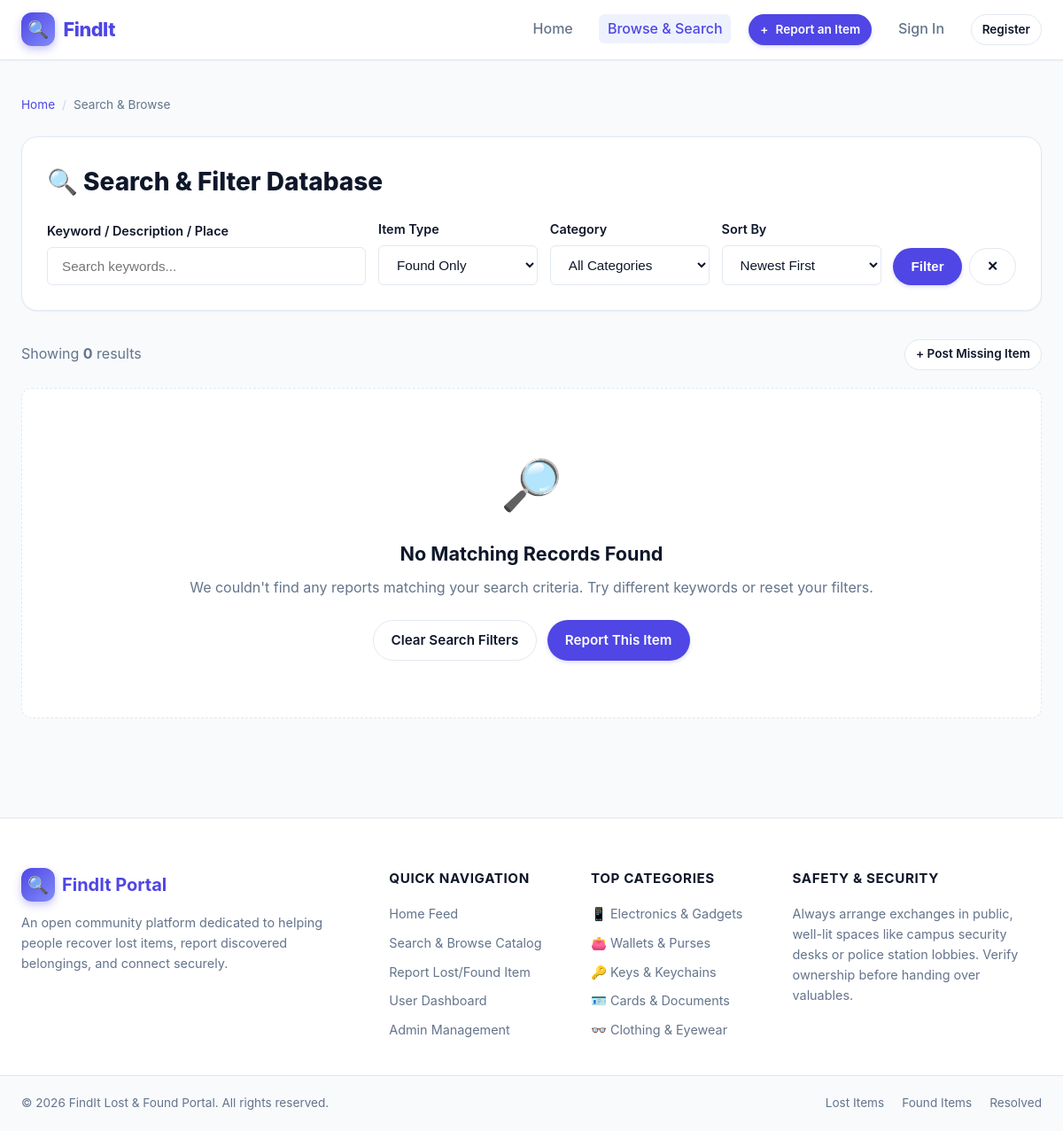
The page /browse.php?type=found on the database as committed earlier.
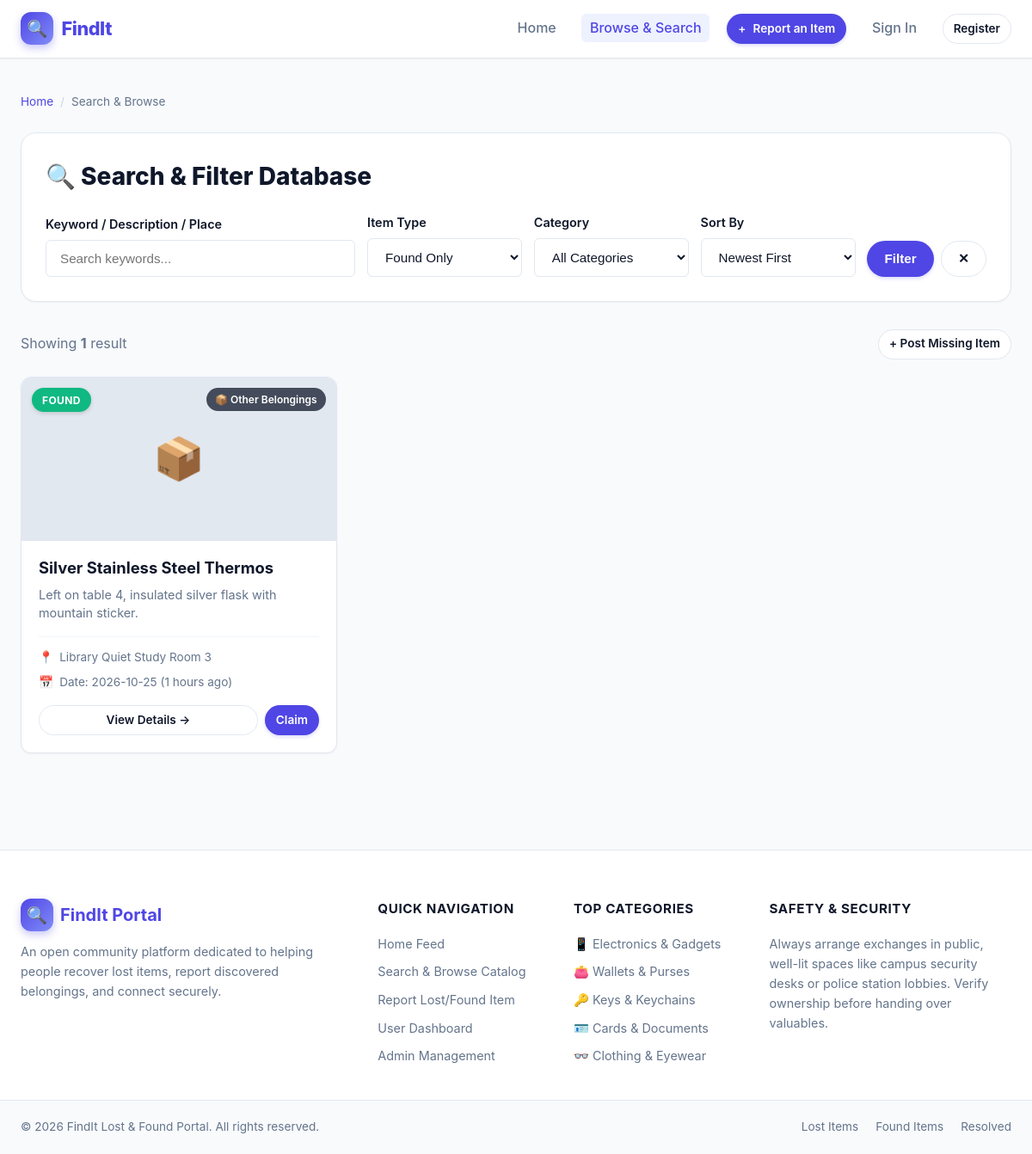
The same page on the database as committed later.
### tables this page shows
CREATE TABLE items (
            id INTEGER PRIMARY KEY AUTOINCREMENT,
            user_id INTEGER,
            type TEXT NOT NULL,               -- 'lost' or 'found'
            title TEXT NOT NULL,
            category TEXT NOT NULL,
            description TEXT NOT NULL,
            location TEXT NOT NULL,
            item_date TEXT NOT NULL,
            image_path TEXT,
            contact_name TEXT NOT NULL,
            contact_email TEXT NOT NULL,
            contact_phone TEXT,
            status TEXT DEFAULT 'active',     -- 'active', 'claimed', 'returned'
            security_secret TEXT NOT NULL,
            created_at DATETIME DEFAULT CURRENT_TIMESTAMP,
            updated_at DATETIME DEFAULT CURRENT_TIMESTAMP,
            FOREIGN KEY (user_id) REFERENCES users(id) ON DELETE SET NULL
        );

### includes/auth.php (called while the page is built, shortened)
<?php
require_once __DIR__ . '/functions.php';
function is_logged_in() {
    return isset($_SESSION['user_id']) && !empty($_SESSION['user_id']);
}

### includes/functions.php (called while the page is built, shortened)
<?php
function get_categories() {
    return [
        'electronics' => ['label' => 'Electronics & Gadgets', 'icon' => '📱'],
        'wallets'     => ['label' => 'Wallets & Purses',     'icon' => '👛'],
        'keys'        => ['label' => 'Keys & Keychains',     'icon' => '🔑'],
        'documents'   => ['label' => 'Cards & Documents',    'icon' => '🪪'],
        'clothing'    => ['label' => 'Clothing & Eyewear',   'icon' => '👓'],
        'pets'        => ['label' => 'Pets & Animals',       'icon' => '🐾'],
        'books'       => ['label' => 'Books & Notebooks',    'icon' => '📚'],
        'jewelry'     => ['label' => 'Jewelry & Watches',    'icon' => '⌚'],
        'other'       => ['label' => 'Other Belongings',     'icon' => '📦']
    ];
}
function get_category_label($key) {
    $cats = get_categories();
    return $cats[$key]['label'] ?? ucfirst($key);
}
function get_category_icon($key) {
    $cats = get_categories();
    return $cats[$key]['icon'] ?? '📦';
}
function time_ago($datetime) {
    $time = strtotime($datetime);
    $diff = time() - $time;
    if ($diff < 86400) return floor($diff / 3600) . ' hours ago';
    return date('M d, Y', $time);
}

### browse.php (the view, shortened to what this page needs)
<?php
require_once __DIR__ . '/includes/header.php';
$pdo = getDbConnection();
$q = trim($_GET['q'] ?? '');
$type = trim($_GET['type'] ?? 'all');
$category = trim($_GET['category'] ?? 'all');
$sort = trim($_GET['sort'] ?? 'newest');
$where = [];
$params = [];
if ($type === 'lost') {
    $where[] = "type = 'lost' AND status = 'active'";
} elseif ($type === 'found') {
    $where[] = "type = 'found' AND status = 'active'";
} elseif ($type === 'claimed') {
    $where[] = "status IN ('claimed', 'returned')";
}
$sql = "SELECT * FROM items";
if (!empty($where)) {
    $sql .= " WHERE " . implode(' AND ', $where);
}
if ($sort === 'oldest') {
    $sql .= " ORDER BY item_date ASC, id ASC";
} else {
    $sql .= " ORDER BY item_date DESC, id DESC";
}
$stmt = $pdo->prepare($sql);
$stmt->execute($params);
$items = $stmt->fetchAll();
$totalFound = count($items);
?>
<main class="main-wrapper" style="margin-top: 1.5rem;">
    <div class="breadcrumbs">
        <a href="index.php">Home</a>
        <span class="divider">/</span>
        <span>Search &amp; Browse</span>
    </div>
    <div style="background: #ffffff; border-radius: var(--radius-lg); border: 1px solid var(--border-color); box-shadow: var(--shadow-sm); padding: 1.75rem; margin-bottom: 2rem;">
        <h1 style="font-size: 1.75rem; font-weight: 800; margin-bottom: 1.25rem;">
            🔍 Search &amp; Filter Database
        </h1>
        <form action="browse.php" method="GET" class="search-form">
            <div style="display: grid; grid-template-columns: 2fr 1fr 1fr 1fr auto; gap: 0.85rem; align-items: end;">
                <div class="form-group" style="margin-bottom: 0;">
                    <label class="form-label">Keyword / Description / Place</label>
                    <input type="text" name="q" value="<?= htmlspecialchars($q) ?>" class="form-control" placeholder="Search keywords...">
                </div>
                <div class="form-group" style="margin-bottom: 0;">
                    <label class="form-label">Item Type</label>
                    <select name="type" class="form-control">
                        <option value="found" <?= ($type === 'found') ? 'selected' : '' ?>>Found Only</option>
                    </select>
                </div>
                <div class="form-group" style="margin-bottom: 0;">
                    <label class="form-label">Category</label>
                    <select name="category" class="form-control">
                        <option value="all" <?= ($category === 'all') ? 'selected' : '' ?>>All Categories</option>
                    </select>
                </div>
                <div class="form-group" style="margin-bottom: 0;">
                    <label class="form-label">Sort By</label>
                    <select name="sort" class="form-control">
                        <option value="newest" <?= ($sort === 'newest') ? 'selected' : '' ?>>Newest First</option>
                    </select>
                </div>
                <div style="display: flex; gap: 0.5rem;">
                    <button type="submit" class="btn btn-primary" style="height: 42px;">
                        Filter
                    </button>
                    <?php if ($q !== '' || $type !== 'all' || $category !== 'all'): ?>
                        <a href="browse.php" class="btn btn-secondary" style="height: 42px;" title="Reset filters">
                            ✕
                        </a>
                    <?php endif; ?>
                </div>
            </div>
        </form>
    </div>
    <div style="display: flex; justify-content: space-between; align-items: center; margin-bottom: 1.25rem;">
        <p style="font-size: 1rem; color: var(--text-muted);">
            Showing <strong><?= $totalFound ?></strong> <?= ($totalFound === 1) ? 'result' : 'results' ?>
        </p>
        <a href="report.php" class="btn btn-secondary btn-sm">+ Post Missing Item</a>
    </div>
    <div class="items-grid">
        <?php if ($totalFound === 0): ?>
            <div class="empty-state">
                <div class="empty-state-icon">🔎</div>
                <h3>No Matching Records Found</h3>
                <p>We couldn't find any reports matching your search criteria. Try different keywords or reset your filters.</p>
                <div style="display: flex; gap: 0.75rem; justify-content: center;">
                    <a href="browse.php" class="btn btn-secondary">Clear Search Filters</a>
                    <a href="report.php" class="btn btn-primary">Report This Item</a>
                </div>
            </div>
        <?php else: ?>
            <?php foreach ($items as $item): ?>
                <div class="item-card">
                    <div class="card-img-wrapper">
                        <?php if (!empty($item['image_path']) && file_exists(UPLOAD_DIR . $item['image_path'])): ?>
                            <img src="<?= UPLOAD_WEB_PATH . htmlspecialchars($item['image_path']) ?>" alt="<?= htmlspecialchars($item['title']) ?>" class="card-img">
                        <?php else: ?>
                            <div class="card-placeholder-icon">
                                <?= get_category_icon($item['category']) ?>
                            </div>
                        <?php endif; ?>
                        <?php if ($item['status'] === 'claimed' || $item['status'] === 'returned'): ?>
                            <span class="badge badge-claimed">Resolved</span>
                        <?php elseif ($item['type'] === 'lost'): ?>
                            <span class="badge badge-lost">Lost</span>
                        <?php else: ?>
                            <span class="badge badge-found">Found</span>
                        <?php endif; ?>
                        <span class="category-tag">
                            <?= get_category_icon($item['category']) ?> <?= htmlspecialchars(get_category_label($item['category'])) ?>
                        </span>
                    </div>
                    <div class="card-body">
                        <h3 class="card-title">
                            <a href="item.php?id=<?= $item['id'] ?>"><?= htmlspecialchars($item['title']) ?></a>
                        </h3>
                        <p class="card-desc"><?= htmlspecialchars($item['description']) ?></p>
                        <div class="card-meta">
                            <div class="meta-item">
                                <span>📍</span>
                                <span><?= htmlspecialchars($item['location']) ?></span>
                            </div>
                            <div class="meta-item">
                                <span>📅</span>
                                <span>Date: <?= htmlspecialchars($item['item_date']) ?> (<?= time_ago($item['created_at']) ?>)</span>
                            </div>
                        </div>
                        <div class="card-actions">
                            <a href="item.php?id=<?= $item['id'] ?>" class="btn btn-secondary btn-sm" style="flex: 1;">
                                View Details &rarr;
                            </a>
                            <?php if ($item['status'] === 'active' && $item['type'] === 'found'): ?>
                                <a href="item.php?id=<?= $item['id'] ?>#claim" class="btn btn-primary btn-sm">
                                    Claim
                                </a>
                            <?php endif; ?>
                        </div>
                    </div>
                </div>
            <?php endforeach; ?>
        <?php endif; ?>
    </div>
</main>
<?php require_once __DIR__ . '/includes/footer.php'; ?>

### includes/header.php (shortened to what this page needs)
<?php
require_once __DIR__ . '/functions.php';
require_once __DIR__ . '/auth.php';
$currentPage = basename($_SERVER['PHP_SELF']);
$user = current_user();
?>
<!DOCTYPE html>
<html lang="en">
<head>
    <link rel="stylesheet" href="css/style.css">
</head>
<body>
    <header class="header">
        <div class="nav-container">
            <a href="index.php" class="logo">
                <div class="logo-icon">🔍</div>
                <span>FindIt</span>
            </a>
            <nav class="nav-menu" id="navMenu">
                <ul class="nav-links">
                    <li>
                        <a href="index.php" class="nav-link <?= ($currentPage === 'index.php') ? 'active' : '' ?>">Home</a>
                    </li>
                    <li>
                        <a href="browse.php" class="nav-link <?= ($currentPage === 'browse.php') ? 'active' : '' ?>">Browse & Search</a>
                    </li>
                    <li>
                        <a href="report.php" class="btn btn-primary btn-sm">
                            <span>+</span> Report an Item
                        </a>
                    </li>
                    <?php if (is_logged_in()): ?>
                        <li>
                            <a href="dashboard.php" class="nav-link <?= ($currentPage === 'dashboard.php') ? 'active' : '' ?>">
                                My Dashboard
                            </a>
                        </li>
                        <?php if (is_admin()): ?>
                            <li>
                                <a href="admin.php" class="nav-link <?= ($currentPage === 'admin.php') ? 'active' : '' ?>">
                                    <span class="admin-badge">Admin</span>
                                </a>
                            </li>
                        <?php endif; ?>
                        <li class="user-pill-container">
                            <span class="user-greeting">Hi, <strong><?= htmlspecialchars($user['name']) ?></strong></span>
                            <a href="logout.php" class="btn btn-secondary btn-sm" title="Log Out">Log Out</a>
                        </li>
                    <?php else: ?>
                        <li>
                            <a href="login.php" class="nav-link <?= ($currentPage === 'login.php') ? 'active' : '' ?>">Sign In</a>
                        </li>
                        <li>
                            <a href="register.php" class="btn btn-secondary btn-sm <?= ($currentPage === 'register.php') ? 'active' : '' ?>">Register</a>
                        </li>
                    <?php endif; ?>
                </ul>
            </nav>
        </div>
    </header>

### includes/footer.php (shortened to what this page needs)
<?php
$categories = get_categories();
?>
    <footer class="footer">
        <div class="footer-top">
            <div class="footer-col">
                <div class="footer-logo">
                    <span class="logo-icon">🔍</span>
                    <strong>FindIt Portal</strong>
                </div>
                <p class="footer-tagline">
                    An open community platform dedicated to helping people recover lost items, report discovered belongings, and connect securely.
                </p>
            </div>
            <div class="footer-col">
                <h4>Quick Navigation</h4>
                <ul class="footer-links">
                    <li><a href="index.php">Home Feed</a></li>
                    <li><a href="browse.php">Search & Browse Catalog</a></li>
                    <li><a href="report.php">Report Lost/Found Item</a></li>
                    <li><a href="dashboard.php">User Dashboard</a></li>
                    <li><a href="admin.php">Admin Management</a></li>
                </ul>
            </div>
            <div class="footer-col">
                <h4>Top Categories</h4>
                <ul class="footer-links">
                    <?php
                    $counter = 0;
                    foreach ($categories as $slug => $cat):
                        if (++$counter > 5) break;
                    ?>
                        <li>
                            <a href="browse.php?category=<?= urlencode($slug) ?>">
                                <?= $cat['icon'] ?> <?= htmlspecialchars($cat['label']) ?>
                            </a>
                        </li>
                    <?php endforeach; ?>
                </ul>
            </div>
            <div class="footer-col">
                <h4>Safety & Security</h4>
                <p class="footer-text">
                    Always arrange exchanges in public, well-lit spaces like campus security desks or police station lobbies. Verify ownership before handing over valuables.
                </p>
            </div>
        </div>
        <div class="footer-bottom">
            <div class="footer-container">
                <p>&copy; <?= date('Y') ?> FindIt Lost &amp; Found Portal. All rights reserved.</p>
                <div class="footer-bottom-links">
                    <a href="browse.php?type=lost">Lost Items</a>
                    <a href="browse.php?type=found">Found Items</a>
                    <a href="browse.php?type=claimed">Resolved</a>
                </div>
            </div>
        </div>
    </footer>
</body>
</html>

Rows that differ between the two databases and show on the page:
added items: category "📦", status "FOUND", category "Other Belongings", title "Silver Stainless Steel Thermos", description "Left on table 4, insulated silver flask with mountain sticker.", location "Library Quiet Study Room 3", item_date "2026-10-25", created_at "1 hours ago"
Other text that changed with them:
$totalFound: "0" → "1"
text no longer shown: "results 🔎 No Matching Records Found We couldn't find any reports matching your search criteria. Try different keywords or reset your filters. Clear Search Filters Report This Item"
text now shown: "result"
